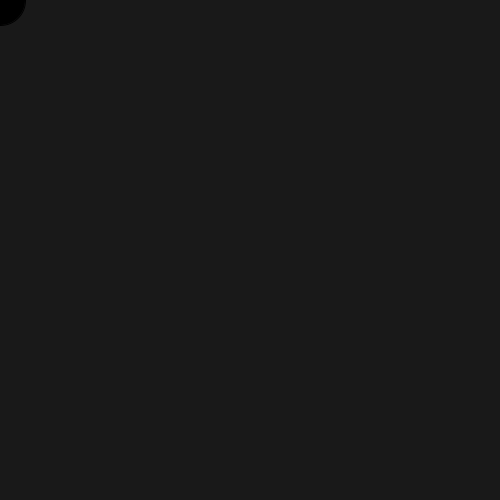
Frame 1 (no input)
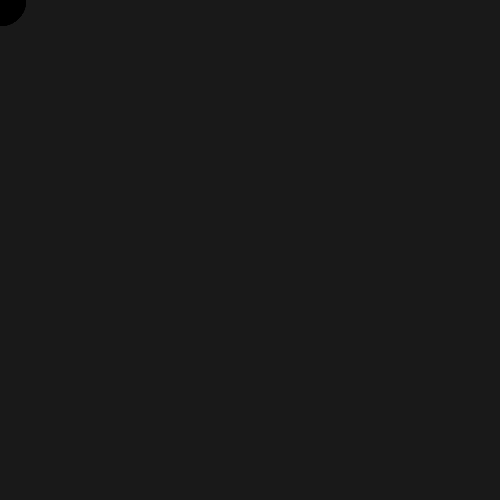
Frame 60 (the mouse pressed at the canvas centre just before this capture)
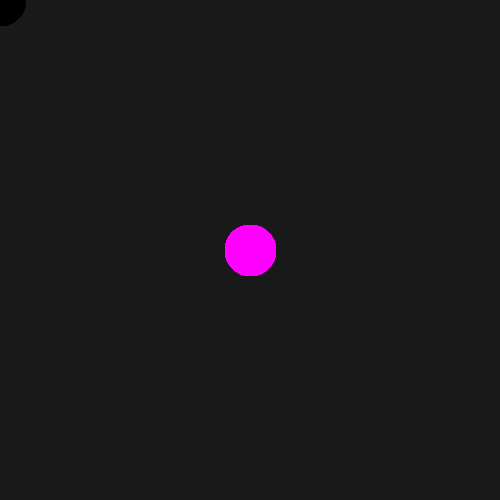
Frame 120 (the mouse held since frame 60 and released just before this capture)

The Processing sketch that drew these frames (run headless with seeded random() and noise(); from frame 60 on, the mouse is pressed at the canvas centre):

// Processing sketch: processing_29978
// ── processing_29978.pde

//A SIMPLE MOUSE PROGRAM
//THE CORSEHEAD SPAGHETTI COMPANY
//6.10.11

void setup()
{
  size(500, 500); 
  background(25);
}

int r, g, b;
void draw()
  {
    r = int(mouseX * mouseY);
    g = int(mouseX - mouseY);
    b = int(mouseX + mouseY); 
    stroke (r, g, b);
    fill (r, g, b);
    ellipse(mouseX, mouseY, 50, 50);
  }
  
void mousePressed()
{
stroke (random(255), 0, random(255));
fill (random(255), 0, random(255));
ellipse (mouseX + 100, mouseY + 100, 50, 50);

stroke (random(255), 0, random(255));
fill (random(255), 0, 0);
ellipse (mouseX - 100, mouseY - 100, 50, 50);
}

//this nobulates the EMRs

void mouseReleased()
{ 
  stroke(0, 255, 0);
  fill(0, 255, 0);
  ellipse (mouseX + 100, mouseY + 100, 50, 50);
}

void mouseDragged()
{ 
stroke (random(255), 0, 0);
fill (0, 0, random(255));
ellipse (mouseX + 100, mouseY + 100, 50, 50);

stroke (random(255), 0, random(255));
fill (random(255), 0, 0);
ellipse (mouseX - 100, mouseY - 100, 50, 50);
}
